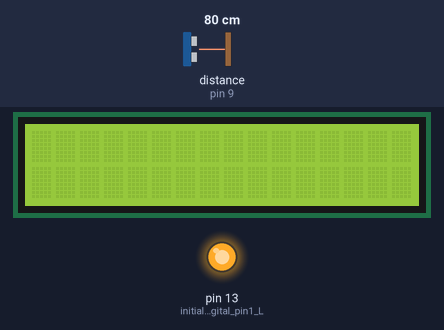
Recording of a sketch running on a simulated Arduino Uno, built with avr-gcc and run on an emulated ATmega328P. On the bench: 16×2 character LCD, output pins drawn as LEDs (lit = HIGH). Wiring (inferred from the names in the program): ultrasonic range finder: trigger pin 10; echo pin 9. Inputs (shaded band) come from the test bench; at power-on: distance to the obstacle (sensor on pin 9) 80 cm. The echo pulse lasts 58.3 µs per cm; pins used as bus, display or sensor lines are not drawn.

Above: at 0.1 s.
Timing chart, 0 to 1.6 s (numbered marks = the images above):
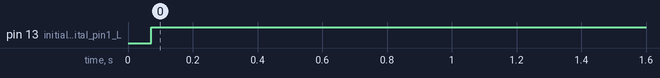

The sketch:

LCD_ULTRASONIC_VALVE.ino
```cpp
// defines pins numbers

const int trigPin = 10; // pin on the arduinowhere the trigger pin is connected
const int echoPin = 9;// pin on the arduino where the echo pin is connected
const int LEDPin1 = 13;// pin on the arduino where the LED pin1 is connected

// defines variables
long duration; // variable where the the reflection time of the ultrasound is stored
int distance; // variable where the distance of the measured object is stored


#include <LiquidCrystal_I2C.h>

LiquidCrystal_I2C lcd(0x20,16,2);  // set the LCD address to 0x20 for a 16 chars and 2 line display

void setup()
{
  // lcd
  lcd.init();
  lcd.clear();

  lcd.backlight();      // Make sure backlight is on

  //ultrasonic
    pinMode(trigPin, OUTPUT); // Sets the trigPin as an Output
    pinMode(echoPin, INPUT); // Sets the echoPin as an Input
    pinMode(13, OUTPUT); // initialize digital pin1 LED_BUILTIN as an output.
   // pinMode(6, OUTPUT); // initialize digital pin2 LED_BUILTIN as an output.
    Serial.begin(9600); // Starts the serial communication

}

    void loop()
 {
// Clears the trigPin
  digitalWrite(trigPin, LOW);
  delayMicroseconds(2);

     // Sets the trigPin on HIGH state for 10 micro seconds
   digitalWrite(trigPin, HIGH);
   delayMicroseconds(10);
     digitalWrite(trigPin, LOW);

// Reads the echoPin, returns the sound wave travel time in microseconds
   duration = pulseIn(echoPin, HIGH);

// Calculating the distance
distance= duration*0.034/2;

 if (distance < 400)
 {
 digitalWrite(13, HIGH);   // turn the LED on (HIGH is the voltage level)    ||AIR
 }

 else if (distance > 400)
 {
 digitalWrite(13, LOW);    // turn the LED off by making the voltage LOW  ||AIR

// Prints the level on the LCD and Virtual terminal/ serial monitor

  lcd.setCursor(2,0);   //Set cursor to character 2 on line 0
  lcd.print("LEVEL: ");

  lcd.setCursor(2,1);   //Move cursor to character 2 on line 1
  lcd.print(distance);


  // Prints the level on the Serial Monitor
  Serial.print("LEVEL IN cm: ");
  Serial.println(distance);
  delay (100);
 }
 }
```

Measured:
- by itself, pin 13 (initialize_digital_pin1_L): LOW → HIGH at 0.07 s
